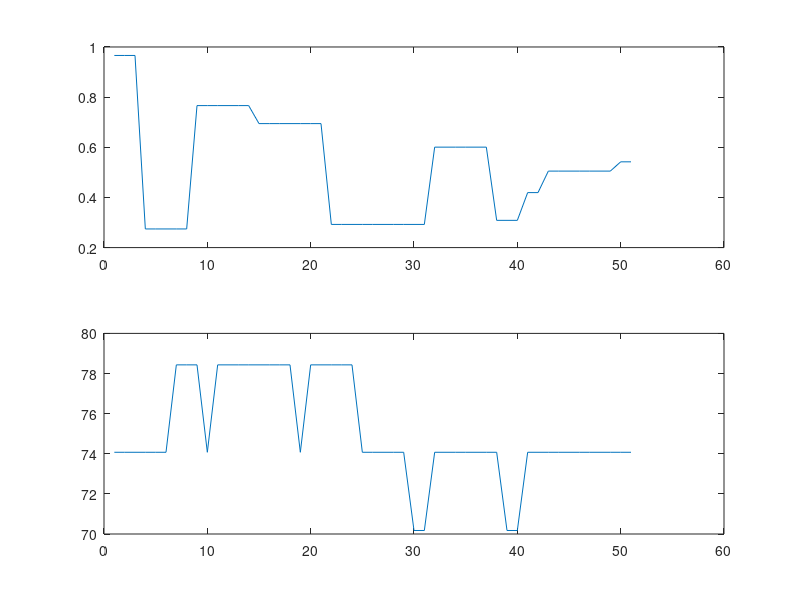

Reproduce this figure in MATLAB.
%%
clc; clear all; close all;

% length(c1_bf)
c1_bf = csvread('data/calculated/bb_c1_v61.csv');
c1_hr = csvread('data/calculated/hr_c1_v61.csv');
c2_bf = csvread('data/calculated/bb_c2_v51.csv');
c2_hr = csvread('data/calculated/hr_c2_v51.csv');



length(c2_bf)

from = 200;to = 310;
subplot(2,1,1);plot(c1_bf(from:to))
subplot(2,1,2);plot(c1_hr(from:to))
mean(c1_bf(from:to)) % 0.5159
mean(c1_hr(from:to)) % 67.2703

from = 250;to = 490;
subplot(2,1,1);plot(c2_bf(from:to))
subplot(2,1,2);plot(c2_hr(from:to))
mean(c2_bf(from:to)) % 0.6238
mean(c2_hr(from:to)) % 99.8270

%from = 60;to = 100;
%subplot(2,1,1);plot(c2_bf(from:to))
%subplot(2,1,2);plot(c2_hr(from:to))
%mean(c2_bf(from:to)) % 0.6237
%mean(c2_hr(from:to)) % 67.3010

from = 130;to = 180;
subplot(2,1,1);plot(c2_bf(from:to))
subplot(2,1,2);plot(c2_hr(from:to))
mean(c2_bf(from:to)) % 0.5224
mean(c2_hr(from:to)) % 75.1351
